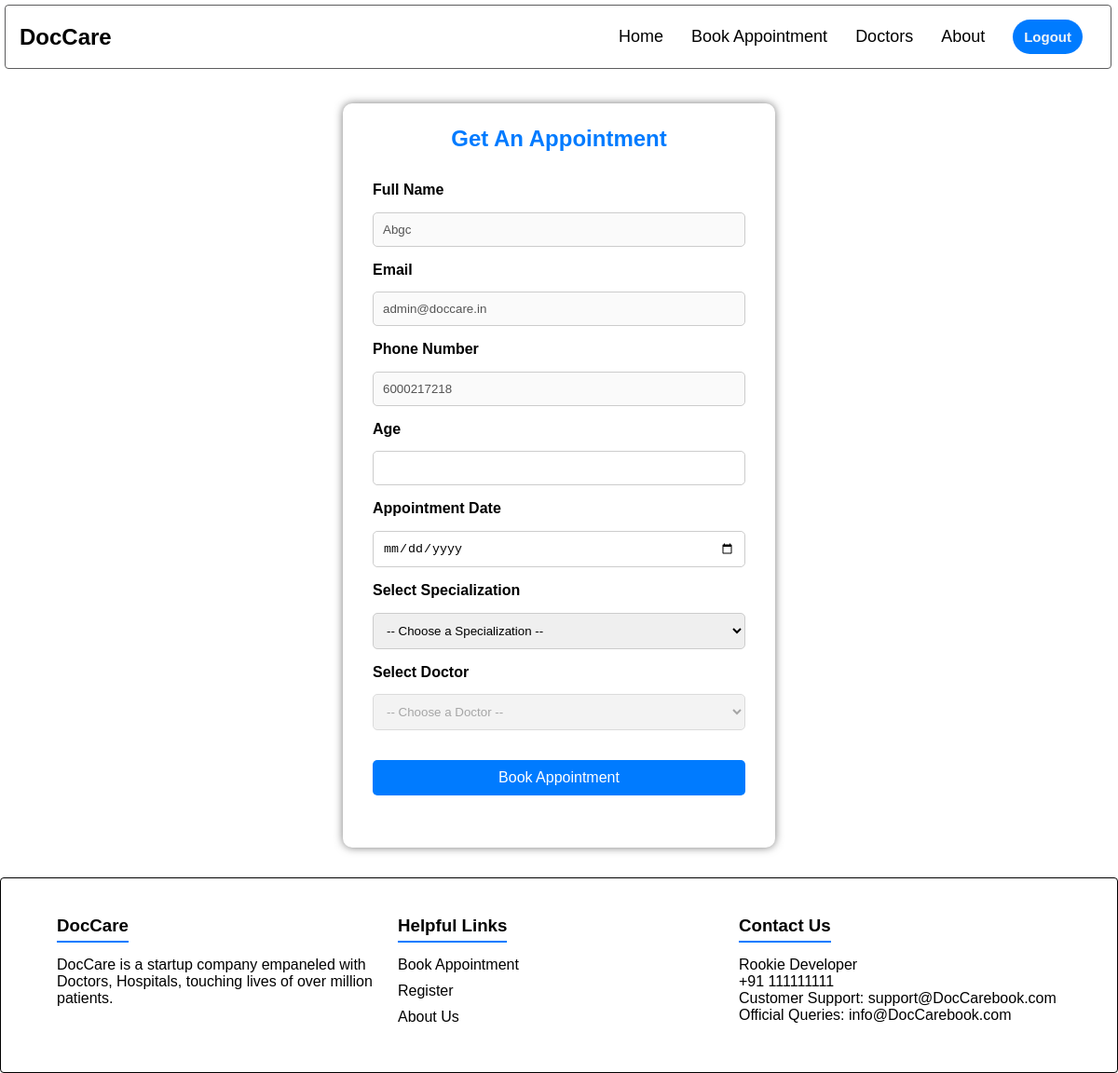
The app's page /book-appointment/ (signed in), older data.
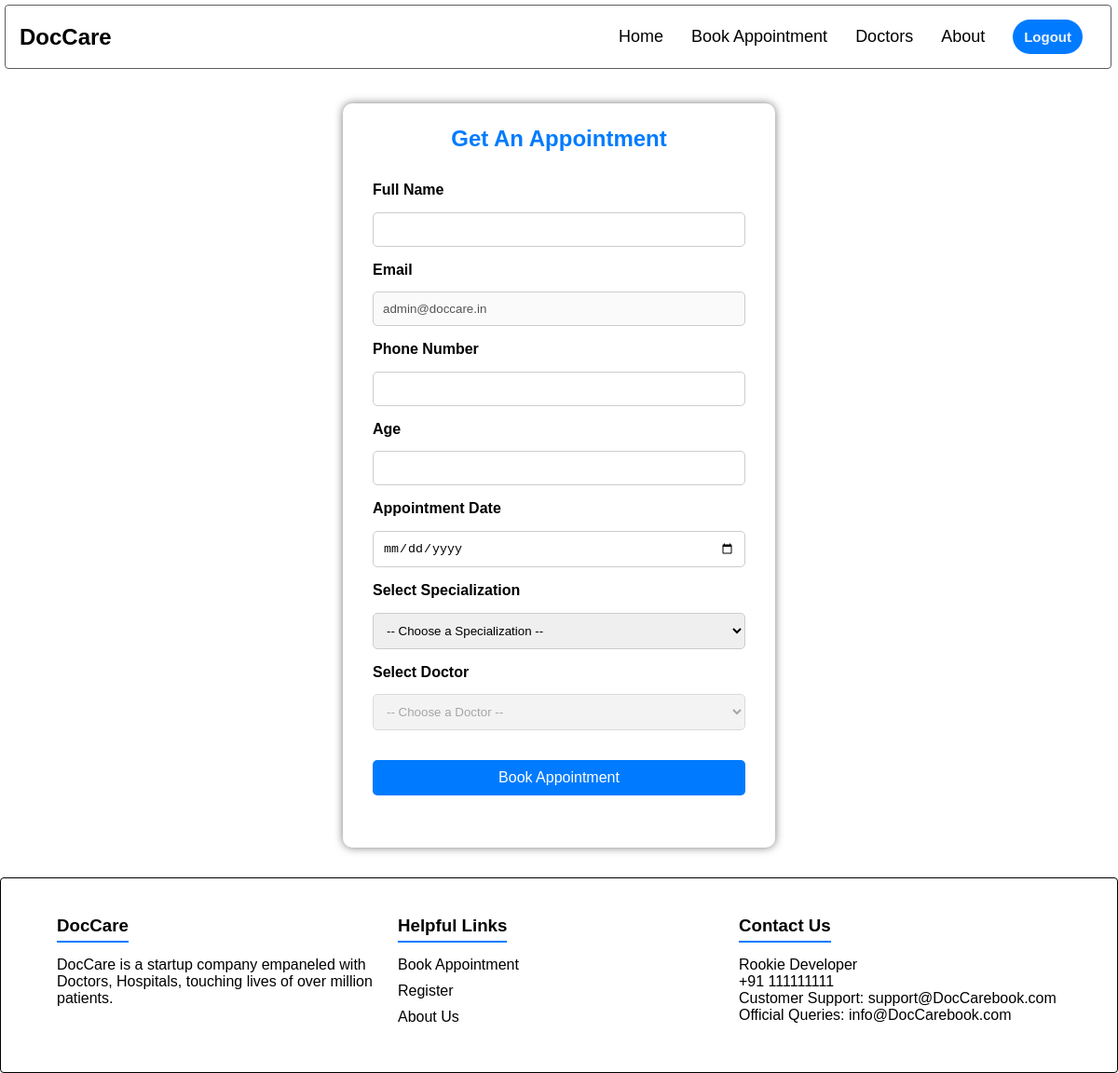
The same page, newer data.
### user/models.py (models this page shows, shortened)
class User(AbstractUser):
    username = None
    first_name = None
    last_name = None
    email = models.EmailField(max_length=100, primary_key=True)
    name = models.CharField(max_length=100, null=True, blank=True)
    dob = models.DateField(null=True, blank=True)
    phone = models.CharField(max_length=11, null=True, blank=True)
    gender = models.CharField(max_length=10, choices=[('male', 'Male'), ('female', 'Female'), ('other', 'Other')], null=True, blank=True)
    USERNAME_FIELD="email"
    REQUIRED_FIELDS= []
    objects= UserManager()

### user/views.py (the view, shortened to what this page needs)
# urls.py: path('book-appointment/', views.bookAppointment, name='book_appointment'),
@login_required(login_url='user_login')
def bookAppointment(request):
    doctCategory = doctSpecialization.objects.all()
    return render(request, 'user/book_appointment.html', {'doctCategory': doctCategory})

### user/models.py (called while the page is built)
    def __str__(self):
        return self.name

### templates/user/book_appointment.html (shortened to what this page needs)
{% extends 'user/base.html' %}
{% load static %}
{% block css %}
  <link rel="stylesheet" href="{% static 'css/user/book_appointment.css' %}" />
{% endblock %}
{% block main %}
    <div class="container">
        <h2>Get An Appointment</h2>
        <form>
            <div class="form-group">
                <label for="name">Full Name</label>
                <input type="text" id="name" name="name" required {% if request.user.name %}value="{{ request.user.name|title }}" disabled {% endif %}>
            </div>
            <div class="form-group">
                <label for="email">Email</label>
                <input type="email" id="email" name="email" {% if request.user.email %}value="{{ request.user.email }}" disabled {% endif %}>
            </div>
            <div class="form-group">
                <label for="phone">Phone Number</label>
                <input type="tel" id="phone" name="phone" required {% if request.user.phone %}value="{{ request.user.phone }}" disabled {% endif %}>
            </div>
            <div class="form-group">
                <label for="age">Age</label>
                <input type="number" id="age" name="age" required>
            </div>
            <div class="form-group">
                <label for="date">Appointment Date</label>
                <input type="date" id="date" name="date" required>
            </div>
            <div class="form-group">
                <label for="specialization">Select Specialization</label>
                <select id="specialization" name="doctor" required>
                    <option value="" selected disabled>-- Choose a Specialization --</option>
                </select>
            </div>
            <div class="form-group">
                <label for="doctor">Select Doctor</label>
                <select id="doctor" name="doctor" required disabled>
                    <option value="" selected disabled>-- Choose a Doctor --</option>
                </select>
            </div>
            <div class="form-group">
                <button type="submit">Book Appointment</button>
            </div>
        </form>
    </div>
{% endblock %}

Row changes from the older to the newer data that the page shows:
changed User "admin@doccare.in": name "Abgc" → (not shown); phone "6000217218" → (not shown)
